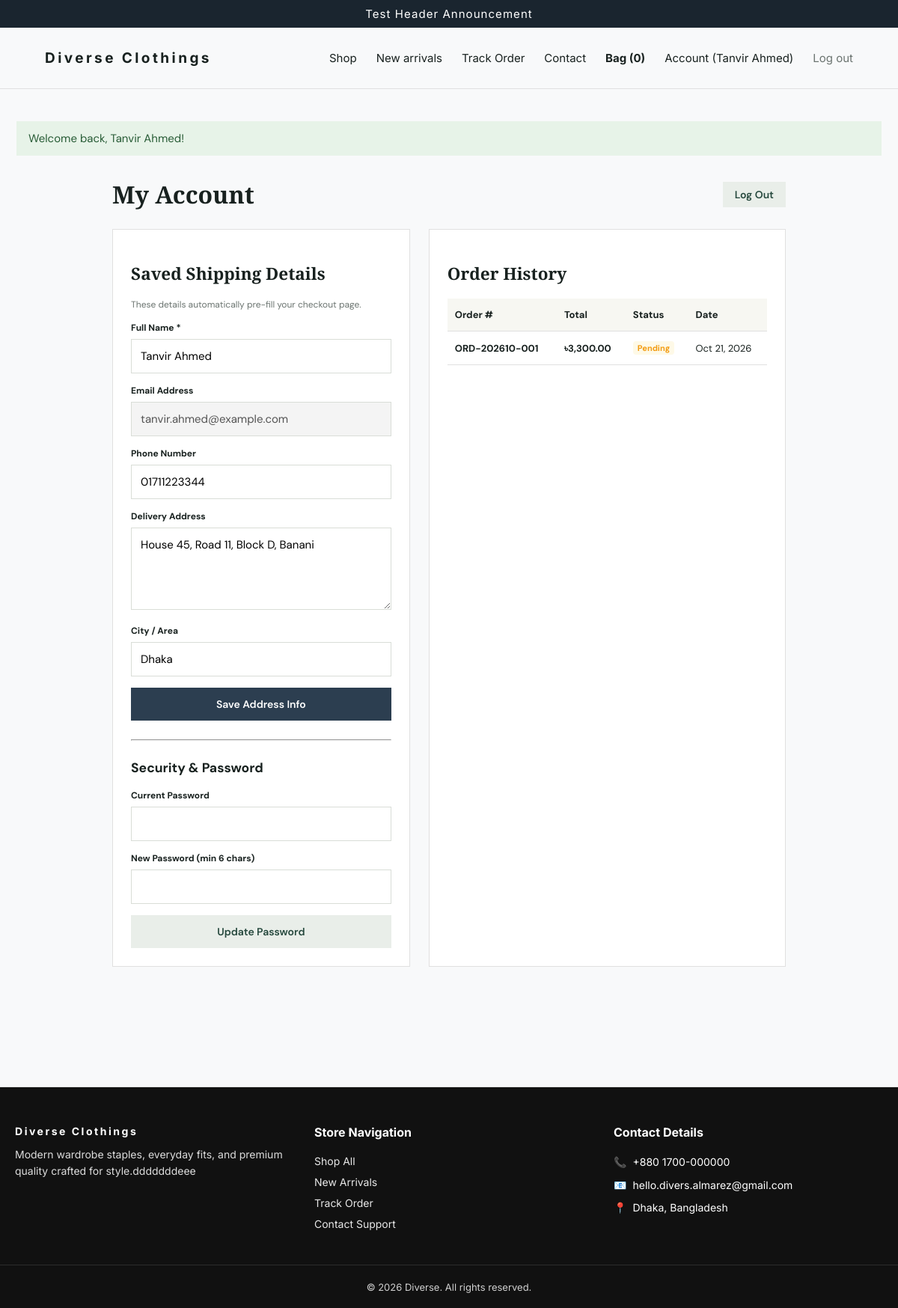
The app's page /account.php (signed in) with its own data.
### tables this page shows
CREATE TABLE `users` (
  `id` int(10) UNSIGNED NOT NULL,
  `name` varchar(100) NOT NULL,
  `email` varchar(150) NOT NULL,
  `password_hash` varchar(255) NOT NULL,
  `phone` varchar(30) DEFAULT NULL,
  `address` text DEFAULT NULL,
  `city` varchar(100) DEFAULT NULL,
  `status` enum('active','blocked') NOT NULL DEFAULT 'active',
  `reset_token` varchar(64) DEFAULT NULL,
  `reset_token_expires` datetime DEFAULT NULL,
  `created_at` timestamp NOT NULL DEFAULT current_timestamp(),
  `updated_at` timestamp NOT NULL DEFAULT current_timestamp() ON UPDATE current_timestamp()
);

CREATE TABLE `orders` (
  `id` bigint(20) UNSIGNED NOT NULL,
  `user_id` int(10) UNSIGNED DEFAULT NULL,
  `order_number` varchar(40) NOT NULL,
  `customer_name` varchar(160) NOT NULL,
  `customer_email` varchar(190) NOT NULL,
  `customer_phone` varchar(50) NOT NULL,
  `address` text NOT NULL,
  `city` varchar(120) NOT NULL,
  `notes` text DEFAULT NULL,
  `payment_method` enum('COD') NOT NULL DEFAULT 'COD',
  `status` enum('pending','confirmed','processing','shipped','delivered','cancelled','returned') NOT NULL DEFAULT 'pending',
  `tracking_number` varchar(100) DEFAULT NULL,
  `subtotal` decimal(10,2) NOT NULL,
  `discount_amount` decimal(10,2) NOT NULL DEFAULT 0.00,
  `shipping_amount` decimal(10,2) NOT NULL DEFAULT 0.00,
  `total` decimal(10,2) NOT NULL,
  `coupon_code` varchar(60) DEFAULT NULL,
  `created_at` timestamp NOT NULL DEFAULT current_timestamp(),
  `updated_at` timestamp NOT NULL DEFAULT current_timestamp() ON UPDATE current_timestamp()
);

CREATE TABLE `site_settings` (
  `setting_key` varchar(100) NOT NULL,
  `setting_value` text DEFAULT NULL,
  `updated_at` timestamp NOT NULL DEFAULT current_timestamp() ON UPDATE current_timestamp()
);

### app/bootstrap.php (called while the page is built, shortened)
<?php
if (!function_exists('envv')) {
    function envv(string $key, string $default = ''): string
    {
        return (string)($_ENV[$key] ?? getenv($key) ?: $default);
    }
}
if (!function_exists('db')) {
    function db(): PDO
    {
        static $pdo = null;
        if ($pdo instanceof PDO) return $pdo;
        $dsn = 'mysql:host=' . envv('DB_HOST', '127.0.0.1') . ';port=' . envv('DB_PORT', '3306') . ';dbname=' . envv('DB_NAME', 'diversebd') . ';charset=utf8mb4';
        $pdo = new PDO($dsn, envv('DB_USER', 'root'), envv('DB_PASS', ''), [PDO::ATTR_ERRMODE => PDO::ERRMODE_EXCEPTION, PDO::ATTR_DEFAULT_FETCH_MODE => PDO::FETCH_ASSOC, PDO::ATTR_EMULATE_PREPARES => false]);
        return $pdo;
    }
}
if (!function_exists('e')) {
    function e(?string $v): string
    {
        return htmlspecialchars((string)$v, ENT_QUOTES | ENT_SUBSTITUTE, 'UTF-8');
    }
}
if (!function_exists('site_setting')) {
    function site_setting(string $key, string $default = ''): string
    {
        static $cache = [];
        if (array_key_exists($key, $cache)) {
            return $cache[$key];
        }
        try {
            $st = db()->prepare('SELECT setting_value FROM site_settings WHERE setting_key = ?');
            $st->execute([$key]);
            $val = $st->fetchColumn();
            if ($val !== false && $val !== null) {
                $cache[$key] = (string)$val;
                return $cache[$key];
            }
            return $default;
        } catch (Throwable $e) {
            return $default;
        }
    }
}
if (!function_exists('store_name')) {
    function store_name(): string
    {
        return site_setting('site_name', envv('APP_NAME', 'Diverse'));
    }
}
if (!function_exists('brand_html')) {
    function brand_html(): string
    {
        $name = e(store_name());
        $logo = trim(site_setting('logo_url', ''));
        return $name;
    }
}
if (!function_exists('money')) {
    function money(float|int|string $amount): string
    {
        $symbol = site_setting('currency_symbol', envv('CURRENCY', '৳'));
        return e($symbol) . number_format((float)$amount, 2);
    }
}
if (!function_exists('url')) {
    function url(string $path = ''): string
    {
        return rtrim(envv('APP_URL', 'http://localhost/diversebd'), '/') . '/' . ltrim($path, '/');
    }
}
if (!function_exists('flash')) {
    function flash(string $key, ?string $value = null): ?string
    {
        $v = $_SESSION['_flash'][$key] ?? null;
        return $v;
    }
}
if (!function_exists('cart_count')) {
    function cart_count(): int
    {
        $n = 0;
        return $n;
    }
}
if (!function_exists('current_user')) {
    function current_user(): ?array
    {
        static $user = null;
        if ($user !== null) return $user;
        try {
            $st = db()->prepare('SELECT * FROM users WHERE id = ? AND status = "active"');
            $st->execute([$_SESSION['user_id']]);
            $user = $st->fetch() ?: null;
            return $user;
        } catch (Throwable $e) {
            return null;
        }
    }
}
if (!function_exists('user_required')) {
    function user_required(): array
    {
        $u = current_user();
        return $u;
    }
}
if (site_setting('maintenance_mode', '0') === '1') {
    $reqUri = $_SERVER['REQUEST_URI'] ?? '';
    $isAdminRoute = str_contains($reqUri, '/manage_portal_x92/') || str_contains($reqUri, '/admin/');
    $isLoggedInAdmin = !empty($_SESSION['admin_id']);
    $isAdminPreview  = isset($_GET['preview']) || isset($_GET['admin_test']);
    if (!$isAdminRoute && (!$isLoggedInAdmin || !$isAdminPreview)) {
        http_response_code(503);
        header('Cache-Control: no-store, no-cache, must-revalidate, max-age=0');
        header('Cache-Control: post-check=0, pre-check=0', false);
        header('Pragma: no-cache');
        header('Expires: Thu, 01 Jan 1970 00:00:00 GMT');
        header('Retry-After: 3600');
        $mTitle = site_setting('maintenance_title', 'We’ll Be Right Back!');
        $mMsg   = site_setting('maintenance_message', 'Our website is currently undergoing scheduled maintenance.');
        $store  = store_name();
        $logo   = site_setting('logo_url', '');
?>
        <!doctype html>
        <html lang="en">
        <head>
            <meta charset="utf-8">
            <meta name="viewport" content="width=device-width, initial-scale=1">
            <title><?= e($mTitle) ?> · <?= e($store) ?></title>
            <style>
                body {
                    font-family: -apple-system, BlinkMacSystemFont, "Segoe UI", Roboto, sans-serif;
                    background: #f8fafc;
                    color: #1e293b;
                    display: flex;
                    align-items: center;
                    justify-content: center;
                    min-height: 100vh;
                    margin: 0;
                    padding: 20px;
                    box-sizing: border-box;
                }
                .m-card {
                    background: #ffffff;
                    max-width: 520px;
                    width: 100%;
                    padding: 40px 30px;
                    border-radius: 16px;
                    text-align: center;
                    box-shadow: 0 10px 30px rgba(0, 0, 0, 0.05);
                    border: 1px solid #e2e8f0;
                }
                .m-card h1 {
                    font-size: 26px;
                    margin: 15px 0 10px 0;
                    color: #0f172a;
                }
                .m-card p {
                    font-size: 15px;
                    color: #64748b;
                    line-height: 1.6;
                    margin-bottom: 25px;
                }
                .badge {
                    background: #fef3c7;
                    color: #92400e;
                    font-size: 12px;
                    font-weight: bold;
                    padding: 6px 12px;
                    border-radius: 20px;
                    text-transform: uppercase;
                    letter-spacing: 1px;
                    display: inline-block;
                }
            </style>
        </head>
        <body>
            <div class="m-card">
                <?php if ($logo): ?>
                    <img src="<?= e(url($logo)) ?>" alt="<?= e($store) ?>" style="max-height: 60px; margin-bottom: 10px;">
                <?php else: ?>
                    <div class="badge">🛠️ Under Maintenance</div>
                <?php endif; ?>
                <h1><?= e($mTitle) ?></h1>
                <p><?= nl2br(e($mMsg)) ?></p>
                <div style="font-size: 13px; color: #94a3b8;">&copy; <?= date('Y') ?> <?= e($store) ?>. All rights reserved.</div>
            </div>
        </body>
        </html>
<?php
        exit;
    }
}

### account.php (the view, shortened to what this page needs)
<?php
require_once __DIR__ . '/app/bootstrap.php';
$u = user_required();
$ordersStmt = db()->prepare('SELECT * FROM orders WHERE user_id=? OR customer_email=? ORDER BY id DESC');
$ordersStmt->execute([$u['id'], $u['email']]);
$userOrders = $ordersStmt->fetchAll();
require_once __DIR__ . '/app/header.php';
?>
<div style="max-width: 900px; margin: 30px auto;">
    <div style="display:flex; justify-content:space-between; align-items:center; margin-bottom:25px;">
        <h1 style="margin:0;">My Account</h1>
        <a href="<?= e(url('user_logout.php')) ?>" class="button secondary" style="padding:8px 16px;">Log Out</a>
    </div>
    <div style="display: grid; grid-template-columns: 1fr 1.2fr; gap: 25px;">
        <div class="panel">
            <h2>Saved Shipping Details</h2>
            <p class="muted small" style="margin-bottom:15px;">These details automatically pre-fill your checkout page.</p>
            <form method="post">
                <div class="field"><label>Full Name *</label><input name="name" required value="<?= e($u['name']) ?>"></div>
                <div class="field"><label>Email Address</label><input value="<?= e($u['email']) ?>" disabled style="background:#f4f4f4;"></div>
                <div class="field"><label>Phone Number</label><input name="phone" value="<?= e($u['phone'] ?? '') ?>"></div>
                <div class="field"><label>Delivery Address</label><textarea name="address"><?= e($u['address'] ?? '') ?></textarea></div>
                <div class="field"><label>City / Area</label><input name="city" value="<?= e($u['city'] ?? '') ?>"></div>
                <button class="button" style="width:100%;">Save Address Info</button>
            </form>
            <hr style="margin:25px 0;">
            <h3>Security & Password</h3>
            <form method="post">
                <div class="field"><label>Current Password</label><input type="password" name="current_password" required></div>
                <div class="field"><label>New Password (min 6 chars)</label><input type="password" name="new_password" required></div>
                <button class="button secondary" style="width:100%;">Update Password</button>
            </form>
        </div>
        <div class="panel">
            <h2>Order History</h2>
            <?php if (!$userOrders): ?>
                <p class="muted">You haven't placed any orders yet.</p>
                <a href="<?= e(url('index.php')) ?>" class="button secondary">Start Shopping</a>
            <?php else: ?>
                <div class="table-wrap">
                    <table>
                        <thead>
                            <tr>
                                <th>Order #</th>
                                <th>Total</th>
                                <th>Status</th>
                                <th>Date</th>
                            </tr>
                        </thead>
                        <tbody>
                            <?php foreach ($userOrders as $o): ?>
                                <tr>
                                    <td><b><?= e($o['order_number']) ?></b></td>
                                    <td><b><?= money($o['total']) ?></b></td>
                                    <td>
                                        <span class="status" style="padding:2px 6px; font-size:11px; font-weight:bold; border-radius:4px; background:<?= in_array($o['status'], ['delivered', 'confirmed']) ? '#e8f8f5;color:#27ae60;' : ($o['status'] === 'cancelled' ? '#fde8e8;color:#e74c3c;' : '#fef9e7;color:#f39c12;') ?>">
                                            <?= ucfirst(e($o['status'])) ?>
                                        </span>
                                    </td>
                                    <td><?= date('M d, Y', strtotime($o['created_at'])) ?></td>
                                </tr>
                            <?php endforeach; ?>
                        </tbody>
                    </table>
                </div>
            <?php endif; ?>
        </div>
    </div>
</div>
<?php require_once __DIR__ . '/app/footer.php'; ?>

### app/header.php (shortened to what this page needs)
<?php
require_once __DIR__ . '/bootstrap.php';
$storeName = store_name();
$metaDesc  = $metaDescription ?? site_setting('seo_meta_description', 'Discover modern clothing, premium wardrobe staples, and new season drops with nationwide Cash on Delivery in Bangladesh.');
$metaKeys  = $metaKeywords ?? site_setting('seo_meta_keywords', 'clothing, fashion, online shop, bangladesh, modern fit, wardrobe');
$ogImage   = $ogImage ?? site_setting('seo_og_image', site_setting('logo_url', ''));
$announcement = site_setting('announcement', 'New season, new essentials — free delivery offers may apply');
$themePrimary     = site_setting('theme_primary_color', '#2c3e50');
$themeHeaderBg    = site_setting('theme_header_bg', '#1a252f');
$themeAnnounceText = site_setting('theme_announcement_text', '#ffffff');
$themeBodyBg      = site_setting('theme_body_bg', '#f8f9fa');
$themeCardBg      = site_setting('theme_card_bg', '#ffffff');
$themeBorder      = site_setting('theme_border_color', '#e0e0e0');
$themeFooterBg    = site_setting('theme_footer_bg', '#111111');
$themeFooterText  = site_setting('theme_footer_text', '#ffffff');
$navFont     = site_setting('font_nav_family', 'Inter, sans-serif');
$navSize     = site_setting('font_nav_size', '15');
$heroFont    = site_setting('font_hero_family', 'Playfair Display, serif');
$heroSize    = site_setting('font_hero_size', '32');
$badgeFont   = site_setting('font_badge_family', 'Inter, sans-serif');
$badgeSize   = site_setting('font_badge_size', '14');
$catalogFont = site_setting('font_catalog_family', 'Inter, sans-serif');
$catalogSize = site_setting('font_catalog_size', '15');
$socialFont  = site_setting('font_social_family', 'Playfair Display, serif');
$socialSize  = site_setting('font_social_size', '28');
$footerFont  = site_setting('font_footer_family', 'Inter, sans-serif');
$footerSize  = site_setting('font_footer_size', '14');
$cssUrl = preg_replace('/^https?:/', '', url('assets/style.css'));
?>
<!doctype html>
<html lang="en">
<head>
    <link rel="stylesheet" href="<?= e($cssUrl) ?>?v=<?= time() ?>">
</head>
<body>
    <div class="announcement"><?= e($announcement) ?></div>
    <header class="site-header">
        <a class="brand" href="<?= e(url('index.php')) ?>"><?= brand_html() ?></a>
        <nav>
            <a href="<?= e(url('index.php')) ?>">Shop</a>
            <a href="<?= e(url('index.php?category=new-arrivals')) ?>">New arrivals</a>
            <a href="<?= e(url('track-order.php')) ?>">Track Order</a>
            <a href="<?= e(url('contact.php')) ?>">Contact</a>
            <a class="cart-link" href="<?= e(url('cart.php')) ?>">Bag (<?= cart_count() ?>)</a>
            <?php if ($u = current_user()): ?>
                <a href="<?= e(url('account.php')) ?>">Account (<?= e($u['name']) ?>)</a>
                <a href="<?= e(url('user_logout.php')) ?>" class="muted">Log out</a>
            <?php else: ?>
                <a href="<?= e(url('user_login.php')) ?>">Log in</a>
            <?php endif; ?>
        </nav>
    </header>
    <main class="container">
        <?php if ($m = flash('success')): ?><div class="notice success"><?= e($m) ?></div><?php endif; ?>

### records on screen
users: name "Tanvir Ahmed", email "tanvir.ahmed@example.com", phone "01711223344", address "House 45, Road 11, Block D, Banani", city "Dhaka"
orders: order_number "ORD-202610-001", total.setting_value "৳3,300.00", status "Pending", created_at "Oct 21, 2026"

### other values on screen
$announcement "Test Header Announcement"
brand_html() "Diverse Clothings"
cart_count() "0"
$m "Welcome back, Tanvir Ahmed!"
$footerAbout "Modern wardrobe staples, everyday fits, and premium quality crafted for style.dddddddeee"
$footerPhone "+880 1700-000000"
$footerEmail "hello.divers.almarez@gmail.com"
$footerAddress "Dhaka, Bangladesh"
$footerCopyright "© 2026 Diverse. All rights reserved."
